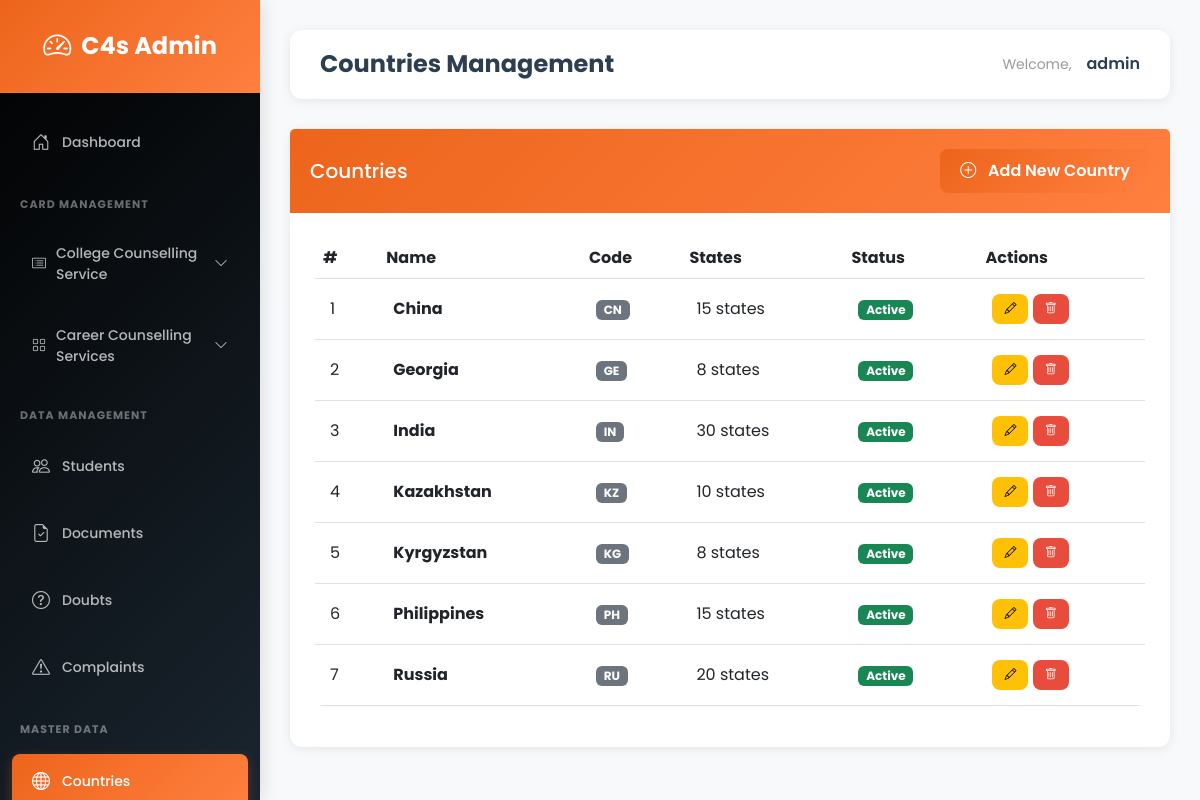
The app's page /admin-dashboard/countries/ (signed in) with its own data.
### main_app/models.py (models this page shows, shortened)
class Country(models.Model):
    name = models.CharField(max_length=100, unique=True)
    code = models.CharField(max_length=10, unique=True)  # IN, US, UK
    is_active = models.BooleanField(default=True)
    created_at = models.DateTimeField(auto_now_add=True)
    class Meta:
        verbose_name_plural = "Countries"
        ordering = ['name']

### main_app/views.py (the view)
@login_required(login_url='main_app:admin_login')
@user_passes_test(is_admin_or_staff, login_url='main_app:user_login')
def admin_countries_list(request):
    countries = Country.objects.all()
    return render(request, 'admin/countries_list.html', {'countries': countries})

### main_app/views.py (called while the page is built)
def is_admin_or_staff(user):
    return user.is_staff or user.is_superuser

### templates/admin/countries_list.html
{% extends 'admin/base.html' %}
{% block page_title %}Countries Management{% endblock %}
{% block content %}
<div class="card">
    <div class="card-header d-flex justify-content-between align-items-center">
        <h5 class="mb-0">Countries</h5>
        <a href="{% url 'main_app:admin_country_add' %}" class="btn btn-primary">
            <i class="bi bi-plus-circle me-2"></i> Add New Country
        </a>
    </div>
    <div class="card-body">
        {% if countries %}
        <div class="table-responsive">
            <table class="table table-hover">
                <thead>
                    <tr>
                        <th>#</th>
                        <th>Name</th>
                        <th>Code</th>
                        <th>States</th>
                        <th>Status</th>
                        <th>Actions</th>
                    </tr>
                </thead>
                <tbody>
                    {% for country in countries %}
                    <tr>
                        <td>{{ forloop.counter }}</td>
                        <td><strong>{{ country.name }}</strong></td>
                        <td><span class="badge bg-secondary">{{ country.code }}</span></td>
                        <td>{{ country.states.count }} states</td>
                        <td>
                            {% if country.is_active %}
                                <span class="badge bg-success">Active</span>
                            {% else %}
                                <span class="badge bg-secondary">Inactive</span>
                            {% endif %}
                        </td>
                        <td>
                            <a href="{% url 'main_app:admin_country_edit' country.id %}" class="btn btn-sm btn-warning">
                                <i class="bi bi-pencil"></i>
                            </a>
                            <a href="{% url 'main_app:admin_country_delete' country.id %}" class="btn btn-sm btn-danger">
                                <i class="bi bi-trash"></i>
                            </a>
                        </td>
                    </tr>
                    {% endfor %}
                </tbody>
            </table>
        </div>
        {% else %}
        <div class="text-center py-5">
            <i class="bi bi-globe" style="font-size: 3rem; color: #ddd;"></i>
            <p class="text-muted mt-3">No countries found.</p>
            <a href="{% url 'main_app:admin_country_add' %}" class="btn btn-primary">Add First Country</a>
        </div>
        {% endif %}
    </div>
</div>
{% endblock %}

### templates/admin/base.html (shortened to what this page needs)
<!DOCTYPE html>
<html lang="en">
<head>
    <link href="https://cdn.jsdelivr.net/npm/bootstrap@5.3.0/dist/css/bootstrap.min.css" rel="stylesheet">
    <link rel="stylesheet" href="https://cdn.jsdelivr.net/npm/bootstrap-icons@1.11.0/font/bootstrap-icons.css">
</head>
<body>
    <div class="sidebar">
        <div class="logo">
            <i class="bi bi-speedometer2"></i>
            <span>C4s Admin</span>
        </div>
        <ul class="nav flex-column mt-3">
            <li class="nav-item">
                <a class="nav-link {% if request.resolver_match.url_name == 'admin_dashboard' %}active{% endif %}"
                    href="{% url 'main_app:admin_dashboard' %}">
                    <i class="bi bi-house-door"></i> Dashboard
                </a>
            </li>
            <li class="nav-section-title">CARD MANAGEMENT</li>
            <li class="nav-item">
                <button class="nav-dropdown" onclick="toggleDropdown(event, 'collegeCards')">
                    <span><i class="bi bi-card-list"></i> College Counselling Service</span>
                    <i class="bi bi-chevron-down"></i>
                </button>
            </li>
            <li class="nav-item">
                <button class="nav-dropdown" onclick="toggleDropdown(event, 'careerServices')">
                    <span><i class="bi bi-grid"></i> Career Counselling Services</span>
                    <i class="bi bi-chevron-down"></i>
                </button>
            </li>
            <li class="nav-section-title">DATA MANAGEMENT</li>
            <li class="nav-item">
                <a class="nav-link {% if 'students' in request.path %}active{% endif %}"
                    href="{% url 'main_app:admin_students_list' %}">
                    <i class="bi bi-people"></i> Students
                </a>
            </li>
            <li class="nav-item">
                <a class="nav-link {% if 'documents' in request.path %}active{% endif %}"
                    href="{% url 'main_app:admin_documents_list' %}">
                    <i class="bi bi-file-earmark-check"></i> Documents
                </a>
            </li>
            <li class="nav-item">
                <a class="nav-link {% if 'doubts' in request.path %}active{% endif %}"
                    href="{% url 'main_app:admin_doubts_list' %}">
                    <i class="bi bi-question-circle"></i> Doubts
                </a>
            </li>
            <li class="nav-item">
                <a class="nav-link {% if 'complaints' in request.path %}active{% endif %}"
                    href="{% url 'main_app:admin_complaints_list' %}">
                    <i class="bi bi-exclamation-triangle"></i> Complaints
                </a>
            </li>
            <li class="nav-section-title">MASTER DATA</li>
            <li class="nav-item">
                <a class="nav-link {% if 'countries' in request.path %}active{% endif %}"
                    href="{% url 'main_app:admin_countries_list' %}">
                    <i class="bi bi-globe"></i> Countries
                </a>
            </li>
        </ul>
    </div>
    <div class="main-content">
        <div class="top-navbar">
            <h4>{% block page_title %}Dashboard{% endblock %}</h4>
            <div class="user-info">
                <span>Welcome,</span>
                <strong>{{ request.user.username }}</strong>
            </div>
        </div>
        {% block content %}{% endblock %}
    </div>
</body>
</html>

### templates/admin/base.html (style rules this page uses)
:root { --primary-color: #ED651C; --secondary-color: #667eea; --sidebar-bg: #000000; --sidebar-hover: #34495e; --light-bg: #f8f9fa; --border-color: #e9ecef; }
* { font-family: 'Poppins', sans-serif; }
body { background-color: var(--light-bg); margin: 0; padding: 0; }
.sidebar { min-height: 100vh; max-height: 100vh; background: linear-gradient(135deg, var(--sidebar-bg) 0%, #1a252f 100%); color: white; position: fixed; left: 0; top: 0; width: 260px; padding-top: 0; padding-bottom: 20px; overflow-y: auto; overflow-x: hidden; box-shadow: 4px 0 15px rgba(0, 0, 0, 0.1); z-index: 1000; display: flex; flex-direction: column; }
.sidebar .logo { background: linear-gradient(135deg, var(--primary-color) 0%, #ff7f3f 100%); padding: 25px; font-size: 24px; font-weight: 700; text-align: center; color: white; border-bottom: 1px solid rgba(255, 255, 255, 0.1); display: flex; align-items: center; justify-content: center; gap: 10px; flex-shrink: 0; }
.sidebar .logo i { font-size: 28px; }
.sidebar .nav-link { color: rgba(255, 255, 255, 0.7); padding: 14px 20px; margin: 6px 12px; border-radius: 8px; transition: all 0.3s ease; display: flex; align-items: center; gap: 10px; font-size: 14px; font-weight: 500; text-decoration: none; }
.sidebar .nav-link.active { background: linear-gradient(135deg, var(--primary-color) 0%, #ff7f3f 100%); color: white; box-shadow: 0 4px 12px rgba(237, 101, 28, 0.3); }
.sidebar .nav-link i { font-size: 18px; width: 20px; }
.sidebar .nav-section-title { color: rgba(255, 255, 255, 0.4); font-size: 11px; font-weight: 700; text-transform: uppercase; padding: 20px 20px 10px; letter-spacing: 1px; flex-shrink: 0; }
.nav-dropdown { color: rgba(255, 255, 255, 0.7); padding: 14px 20px; margin: 6px 12px; border-radius: 8px; transition: all 0.3s ease; display: flex; align-items: center; justify-content: space-between; font-size: 14px; font-weight: 500; cursor: pointer; background: transparent; border: none; width: calc(100% - 24px); text-align: left; }
.nav-dropdown span { display: flex; align-items: center; gap: 10px; }
.nav-dropdown i.bi-chevron-down { transition: transform 0.3s ease; font-size: 14px; }
.main-content { margin-left: 260px; padding: 30px; min-height: 100vh; }
.top-navbar { background: white; padding: 20px 30px; margin-bottom: 30px; border-radius: 12px; box-shadow: 0 2px 12px rgba(0, 0, 0, 0.08); display: flex; justify-content: space-between; align-items: center; }
.top-navbar h4 { margin: 0; font-weight: 700; font-size: 24px; color: #2c3e50; }
.user-info { display: flex; align-items: center; gap: 15px; }
.user-info span { color: #999; font-size: 14px; }
.user-info strong { color: #2c3e50; font-weight: 600; }
.card { border: none; border-radius: 12px; box-shadow: 0 2px 12px rgba(0, 0, 0, 0.08); transition: all 0.3s ease; margin-bottom: 20px; }
.card-header { background: linear-gradient(135deg, var(--primary-color) 0%, #ff7f3f 100%); color: white; border: none; padding: 20px; border-radius: 12px 12px 0 0; font-weight: 600; }
.card-body { padding: 25px; }
.btn { border-radius: 8px; font-weight: 600; padding: 10px 20px; transition: all 0.3s ease; border: none; }
.btn-primary { background: linear-gradient(135deg, var(--primary-color) 0%, #ff7f3f 100%); color: white; }
.btn-danger { background-color: #e74c3c; color: white; }
.btn-sm { padding: 6px 12px; font-size: 12px; }
.table { background: white; border-radius: 8px; overflow: hidden; }
.table thead { background-color: #f8f9fa; font-weight: 600; color: #2c3e50; }
.table td { vertical-align: middle; padding: 15px; }

### records on screen
Country: name "China", code "CN", states.count "15", is_active "Active"
Country: name "Georgia", code "GE", states.count "8", is_active "Active"
Country: name "India", code "IN", states.count "30", is_active "Active"
Country: name "Kazakhstan", code "KZ", states.count "10", is_active "Active"
Country: name "Kyrgyzstan", code "KG", states.count "8", is_active "Active"
Country: name "Philippines", code "PH", states.count "15", is_active "Active"
Country: name "Russia", code "RU", states.count "20", is_active "Active"

### other values on screen
{{ request.user.username }} "admin"
